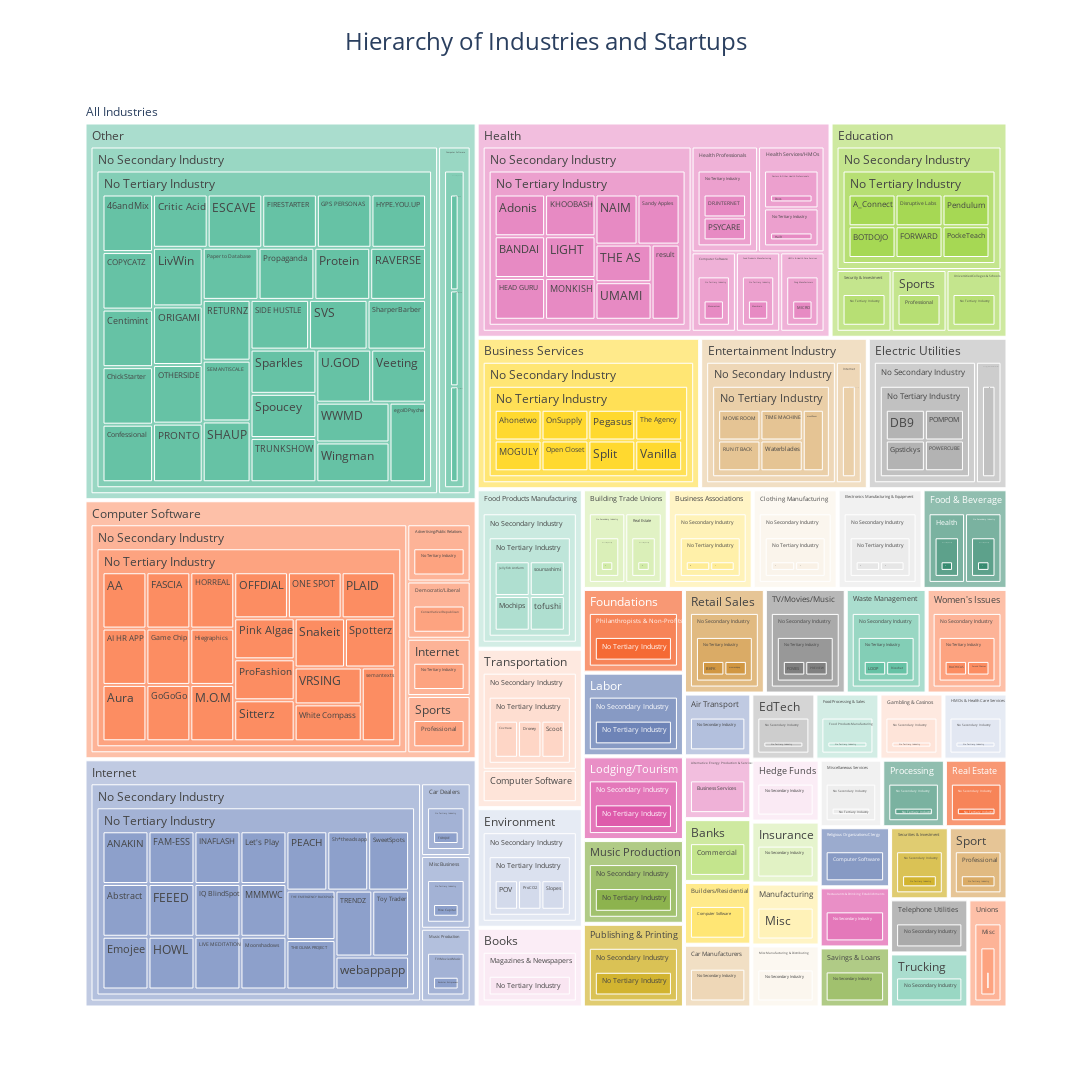

The code cell stored with this chart in its notebook:
### Code cell
# Generate treemap
fig = px.treemap(
    treemap_df,
    path=[
        px.Constant('All Industries'),  # Add a root level for better visualization
        'Primary Industry',
        'Secondary Industry',
        'Tertiary Industry',
        'Company'
    ],
    color_discrete_sequence=px.colors.qualitative.Set2,
    title='Hierarchy of Industries and Startups'
)

fig.update_layout(
    width=2000,
    height=1800,
    title_x=0.5,
    title_font_size=24,
    autosize=True
)

fig.show()

### Figure 1 — Plotly figure (JSON) as saved in the notebook; plotly's stock layout.template omitted (floating-point values rounded to 4 significant figures; data arrays with more than 128 entries replaced by an {"elided": "..."} marker saying what was removed)
{"data": [{"branchvalues": "total", "domain": {"x": [0, 1], "y": [0, 1]}, "hovertemplate": "labels=%{label}<br>count=%{value}<br>parent=%{parent}<br>id=%{id}<extra></extra>", "ids": {"elided": "387 str values"}, "labels": {"elided": "387 str values"}, "name": "", "parents": {"elided": "387 str values"}, "type": "treemap", "values": {"elided": "387 int values"}}], "layout": {"autosize": true, "height": 1800, "legend": {"tracegroupgap": 0}, "title": {"font": {"size": 24}, "text": "Hierarchy of Industries and Startups", "x": 0.5}, "treemapcolorway": ["rgb(102,194,165)", "rgb(252,141,98)", "rgb(141,160,203)", "rgb(231,138,195)", "rgb(166,216,84)", "rgb(255,217,47)", "rgb(229,196,148)", "rgb(179,179,179)"], "width": 2000}}
